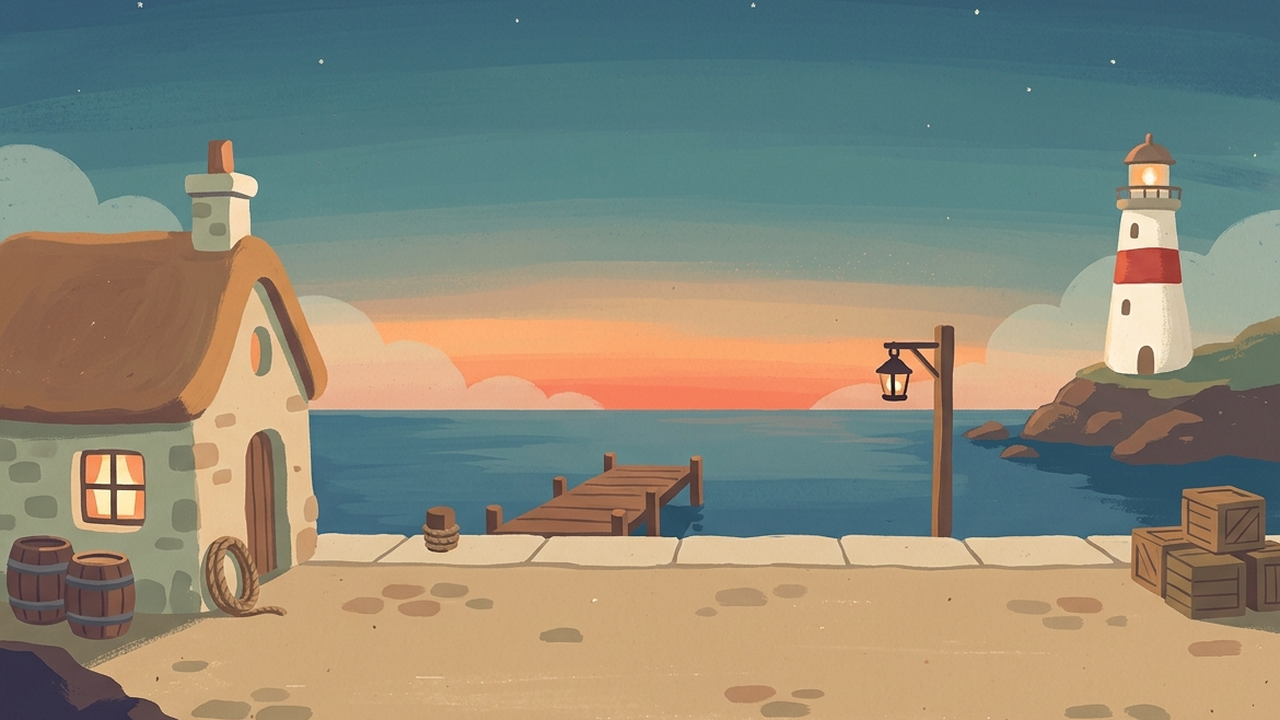
#> input picture styles/bilderbuch-gouache/assets/bg.png, 1280 x 720 px
$ python measure.py
#> lines starting #> are read from the running program, lines starting #| are printed output that depends on the picture
#> in load, im is the input picture: PIL image 1280x720 RGB; mean R, G, B 137.5, 136, 120.2
### styles/ortsserie/bilderbuch-gouache/scripts/gmetrics.py
"""Messwerte für die Ortsserie bilderbuch-gouache (NumPy + Pillow, ohne SciPy). Alle Maße auf 1280x720-Bildern.

Farbraum Oklab (L 0..1); ΔE hier = euklidischer Oklab-Abstand × 100 (≈ gleiche Größenordnung wie ΔE76/2..1).

  layout_sim(a, b)      Layout-Kopie: Pearson-Korrelation der Graustufen (64x36) und der weichgezeichneten
                        Kantenbilder (Sobel-Betrag auf 320x180, dann 80x45)
  palette_de(a, b)      Palettenabstand: k-means (k = 12) in Oklab je Bild, jede Farbe zur nächsten Farbe des
                        anderen Bildes, nach Flächenanteil gewichtet, symmetrisch gemittelt; Mittel und Streuung
                        über 8 Seeds
  detail(img)           Gradientenenergie (mittlerer |∇L| ×100), Kantendichte (Anteil |∇L| > 0,03), Texturmaß
                        wie hintergrund-serie (mittlere Abweichung der 8-bit-Helligkeit vom 3-px-Weichzeichner)
  calm(img, rect)       Ruhe einer Fläche: Streuung von L, Gradientenenergie, Kantendichte, mittleres L
"""
import numpy as np
from PIL import Image, ImageFilter


def oklab(rgb_u8):
    c = np.asarray(rgb_u8, np.float64) / 255.0
    c = np.where(c <= 0.04045, c / 12.92, ((c + 0.055) / 1.055) ** 2.4)
    M1 = np.array([[0.4122214708, 0.5363325363, 0.0514459929],
                   [0.2119034982, 0.6806995451, 0.1073969566],
                   [0.0883024619, 0.2817188376, 0.6299787005]])
    M2 = np.array([[0.2104542553, 0.7936177850, -0.0040720468],
                   [1.9779984951, -2.4285922050, 0.4505937099],
                   [0.0259040371, 0.7827717662, -0.8086757660]])
    lms = np.cbrt(c @ M1.T)
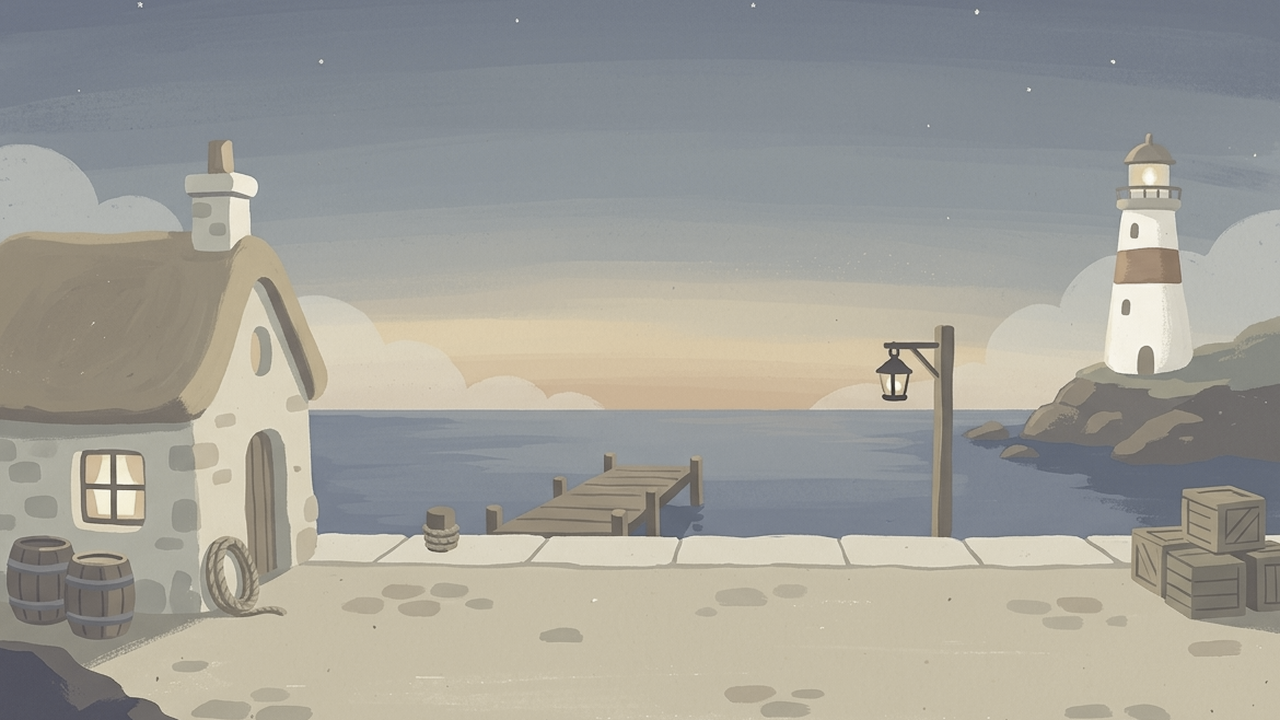
#> lms: shape (720, 1280, 3) float64; mean R, G, B 0.63, 0.625, 0.599
    return lms @ M2.T


def load(path, size=(1280, 720)):
    im = Image.open(path).convert("RGB")
    if im.size != size:
        im = im.resize(size, Image.LANCZOS)
    return np.asarray(im)


def _z(x):
    x = x.astype(np.float64).ravel()
    return (x - x.mean()) / (x.std() + 1e-9)


def _sobel(L):
    gx = np.zeros_like(L)
    gy = np.zeros_like(L)
    gx[:, 1:-1] = L[:, 2:] - L[:, :-2]
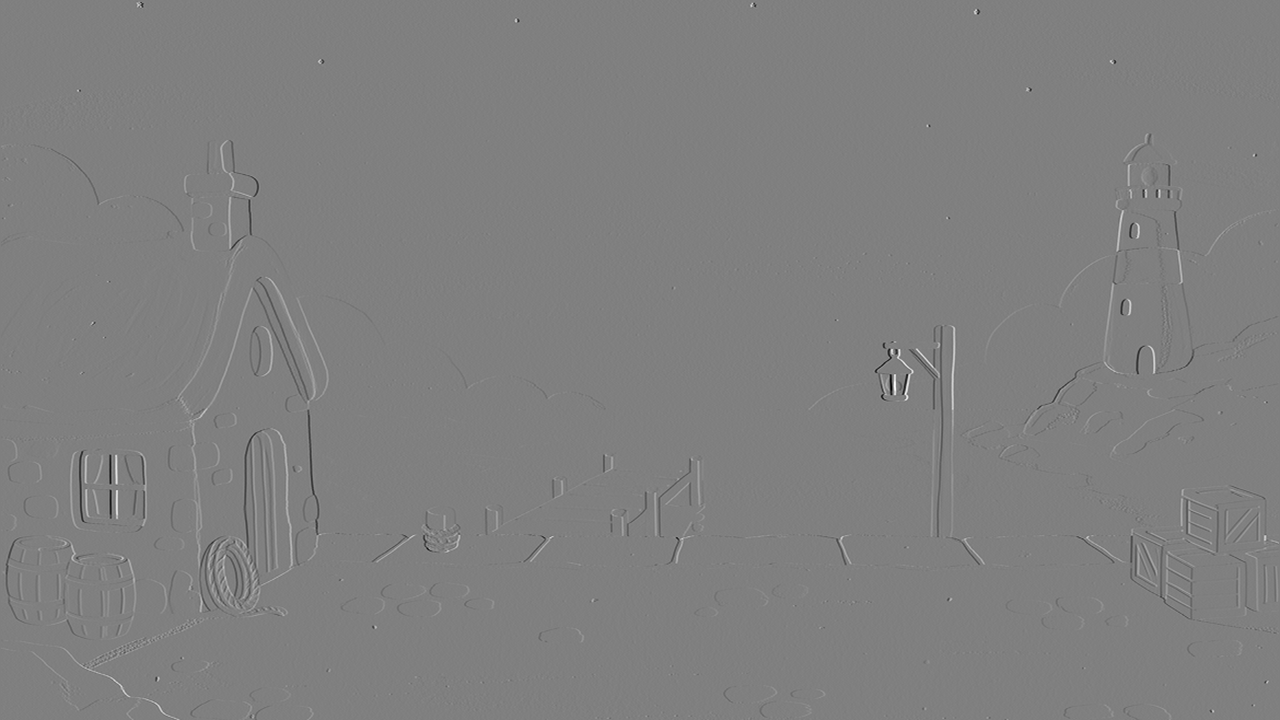
#> gx: shape (720, 1280) float64; min -0.729, max 0.724, mean 1.97e-05; drawn with min black and max white
    gy[1:-1] = L[2:] - L[:-2]
    return np.hypot(gx, gy) / 2.0
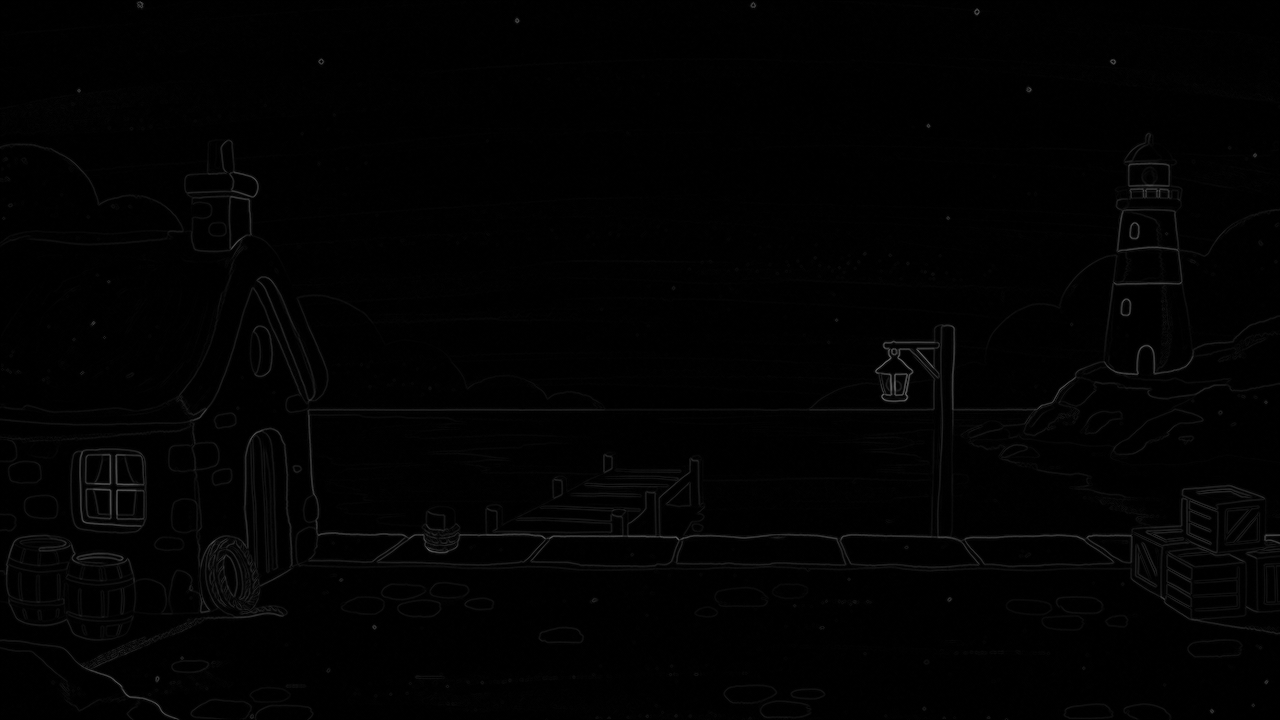
#> returned value: shape (720, 1280) float64; min 0, max 0.41, mean 0.00952


def lum(img):
    return oklab(img)[..., 0]


def layout_sim(a, b):
    def gray(img, size):
        return np.asarray(Image.fromarray(img).convert("L").resize(size, Image.BOX), np.float64)

    def edges(img):
        L = lum(np.asarray(Image.fromarray(img).resize((320, 180), Image.BOX)))
        e = _sobel(L)
        return np.asarray(Image.fromarray((e * 1000).astype(np.float32), "F").resize((80, 45), Image.BOX))

    g = float(np.mean(_z(gray(a, (64, 36))) * _z(gray(b, (64, 36)))))
    e = float(np.mean(_z(edges(a)) * _z(edges(b))))
    return {"gray_r": round(g, 3), "edge_r": round(e, 3)}


# [42 lines left out: functions kmeans, palette, palette_de, mean_lab, not called in this run]


def detail(img):
    L = lum(img)
    g = _sobel(L)
    l8 = Image.fromarray(img).convert("L")
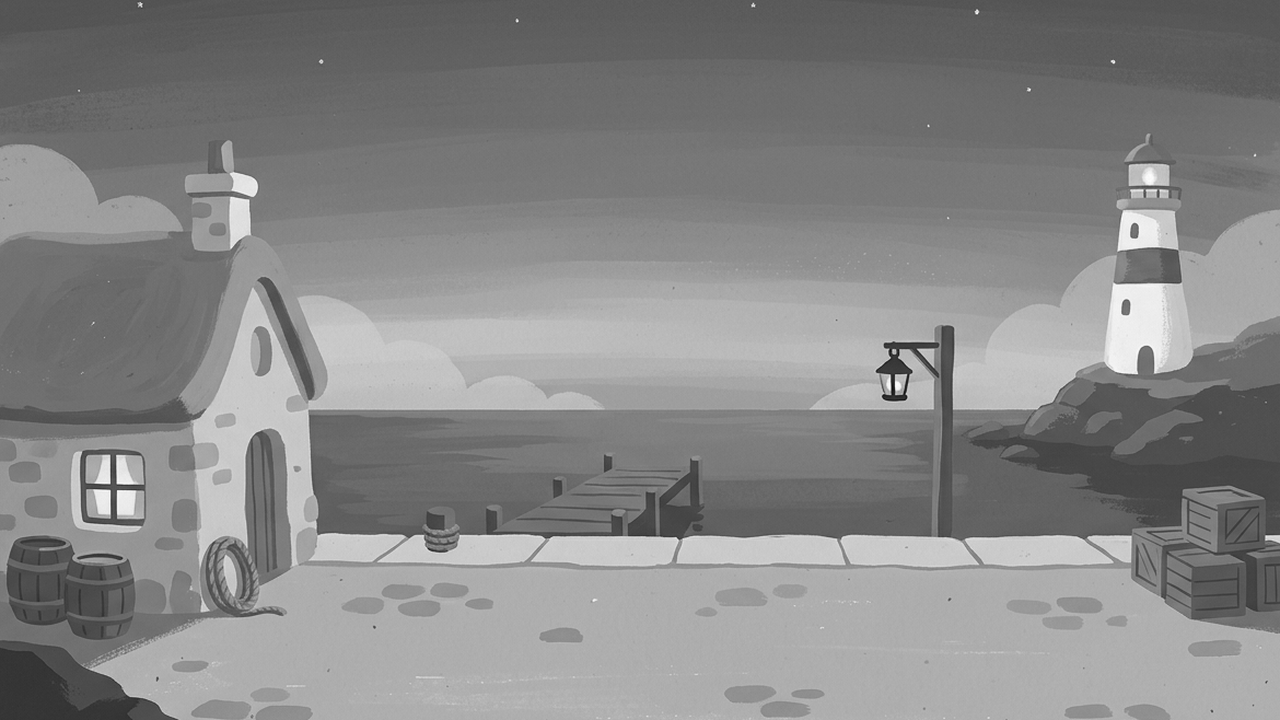
#> l8: PIL image 1280x720 L; min 11, max 253, mean 134.7
    a8 = np.asarray(l8, np.float64)
    b8 = np.asarray(l8.filter(ImageFilter.GaussianBlur(3)), np.float64)
    return {"grad_energy": round(float(g.mean()) * 100, 3),
            "edge_density": round(float((g > 0.03).mean()), 4),
            "texture_energy": round(float(np.abs(a8 - b8).mean()), 2)}


# [23 lines left out: functions calm, rel_lum, contrast, not called in this run]

### styles/ortsserie/bilderbuch-gouache/scripts/measure.py
#!/usr/bin/env python3
"""Messwerte der Ortsserie bilderbuch-gouache → measure.json (im Stilordner der Ortsserie).

    .venv/bin/python -B styles/ortsserie/bilderbuch-gouache/scripts/measure.py

Alle Bildmaße auf 1280x720 (gmetrics.py). Anker = Hafen des Eintrags bilderbuch-gouache, wie er im Spiel steht
(styles/bilderbuch-gouache/assets/bg.png: bemalte Fläche ohne Papierrand).
  orte[*]            Maße am Spielbild assets/bg_<ort>.png; layout_sim_model_output zusätzlich am mittigen Schnitt
                     (die Klippe ist im Spielbild auf den Hafen-Horizont geschnitten, das erhöht die Grau-Korrelation
                     absichtlich; für die Frage „kopiert agy das Layout?“ zählt der mittige Schnitt)
  experiment         A und B beide im mittigen Schnitt der Modellausgabe (paperframe.crop_box, dy = 0)

Vergleichsgrößen für die Layout-Kopie
  same_motif   Anker gegen die Hafenbilder aller anderen Einträge (gleiches Motiv, andere Hand): so ähnlich
               werden zwei Bilder, wenn sie dasselbe zeigen
  independent  Anker gegen Leuchtturm, Stube und Klippe der Codex-Serie (hintergrund-serie): andere Orte
Codex-Serie zum Vergleich: dieselben Maße für hintergrund-serie (Anker dort: bg_hafen.png, Farben vor der LUT).
"""
import json, pathlib, sys

import numpy as np
from PIL import Image

sys.dont_write_bytecode = True
HERE = pathlib.Path(__file__).resolve().parent
SD = HERE.parent
ROOT = HERE.parents[3]
sys.path.insert(0, str(HERE))
import gmetrics as G  # noqa: E402
import paperframe as PF  # noqa: E402

A = SD / "assets"
RAW = A / "raw"
ANCHOR = ROOT / "styles/bilderbuch-gouache/assets/bg.png"
ANCHOR_RAW_JSON = ROOT / "styles/bilderbuch-gouache/assets/raw/bg.json"
HS = ROOT / "styles/hintergrund-serie/assets"
ANCHOR_TEXT_RECT = [300, 14, 980, 132]   # Titel + zwei Satzzeilen im Hafen (main.gd: Titel y 20, Satz ab y 48)

# Aufrufe je Ziel, die das Bildmodell erreicht haben (genimg.py-Ausgaben; .fail.json belegt den Fehlschlag)
TRIES = {"leuchtturm_a": 2, "leuchtturm_b": 1, "stube": 1, "klippe": 1, "klippe_b": 1}
FIRST_OK = {"leuchtturm_a": False, "leuchtturm_b": True, "stube": True, "klippe": True, "klippe_b": True}
FIRST_NOTE = {"leuchtturm_a": "1. Aufruf: agy meldete „image failed to generate: no image generated in response“ "
                              "(kein Bild, zählt als Erzeugung); 2. Aufruf brauchbar"}
CHOSEN = {"leuchtturm": "leuchtturm_a", "stube": "stube", "klippe": "klippe"}
# Handarbeit in Minuten (eigene Schätzung): Raster-Ausschnitte erzeugen und ansehen, Werte ablesen und eintragen,
# einmal im Godot-Bild prüfen. Einmalige Entwicklung (Effekte, Grasmaske, Textplatzierung) ist nicht enthalten.
MINUTES = {"leuchtturm": 10, "stube": 12, "klippe": 12}


def side(name):
    p = RAW / f"{name}.json"
    return json.loads(p.read_text()) if p.exists() else None


def centered(name):
    """Modellausgabe ohne Papierrand im mittigen 16:9-Schnitt (gleiche Regel für alle Varianten des Experiments)."""
    raw = np.asarray(Image.open(RAW / f"{name}.png").convert("RGB"))
    x0, y0, x1, y1, _ = PF.crop_box(raw, 0)
    return np.asarray(Image.fromarray(raw).crop((x0, y0, x1, y1)).resize((1280, 720), Image.LANCZOS))


def image_metrics(img, anchor, d_anchor):
    d = G.detail(img)
    return {"layout_sim_to_anchor": G.layout_sim(anchor, img),
            "palette_dE_to_anchor": G.palette_de(anchor, img)[0],
            "palette_dE_sd": G.palette_de(anchor, img)[1],
            "mean_oklab_L_a_b_C": G.mean_lab(img),
            "detail": d,
            "detail_rel_anchor": {k: round(d[k] / d_anchor[k], 2) for k in d}}


def gen_info(name):
    s = side(name)
    if not s:
        return None
    return {"seconds": s.get("seconds"), "size_requested": s.get("size"), "size_delivered": s.get("actual_size"),
            "backend": s.get("backend"), "verbatim": s.get("verbatim"), "refs": s.get("refs", []),
            "tries": TRIES.get(name), "first_try_ok": FIRST_OK.get(name), "note": FIRST_NOTE.get(name, "")}


def prompt_check(name):
    """Prompt in der Begleitdatei = Prompt in assets/prompts/<name>.txt (keine stille Änderung nach dem Erzeugen)."""
    s = side(name)
    p = A / "prompts" / f"{name}.txt"
    return bool(s and p.exists() and s["prompt"].strip() == p.read_text().strip())


def main():
    anchor = G.load(ANCHOR)
    dA = G.detail(anchor)
#> dA = {'grad_energy': 0.952, 'edge_density': 0.0608, 'texture_energy': 3.5}
    # Vergleichsgrößen
    same = []
    for p in sorted(ROOT.glob("styles/*/assets/bg.png")):
        if "bilderbuch-gouache" in str(p):
            continue
        s = G.layout_sim(anchor, G.load(p))
        same.append([p.parts[-3], s["gray_r"], s["edge_r"]])
    sm = np.array([[x[1], x[2]] for x in same])
#> sm = [[1, 1], [1, 1]]
    indep = {o: G.layout_sim(anchor, G.load(HS / f"bg_{o}.png")) for o in ("leuchtturm", "stube", "klippe")}
    baseline = {
        "same_motif": {"n": len(same), "gray_r_mean": round(float(sm[:, 0].mean()), 3),
                       "gray_r_sd": round(float(sm[:, 0].std()), 3), "edge_r_mean": round(float(sm[:, 1].mean()), 3),
                       "edge_r_sd": round(float(sm[:, 1].std()), 3), "edge_r_max": round(float(sm[:, 1].max()), 3),
                       "gray_r_max": round(float(sm[:, 0].max()), 3)},
        "independent_codex_places": indep,
        "anchor_detail": dA,
        "palette_dE_noise_floor": {"anchor_vs_itself": G.palette_de(anchor, anchor)[0],
                                   "note": "derselbe Anker gegen sich selbst mit verschiedenen Seeds; Werte in "
                                           "dieser Größe bedeuten keinen Unterschied"},
        "anchor_text_area": {"rect": ANCHOR_TEXT_RECT, "calm": G.calm(anchor, ANCHOR_TEXT_RECT),
                             "contrast_cream": G.contrast((248, 236, 214), anchor, ANCHOR_TEXT_RECT)},
        "anchor_generation": {"seconds": json.loads(ANCHOR_RAW_JSON.read_text()).get("seconds"),
                              "size_delivered": json.loads(ANCHOR_RAW_JSON.read_text()).get("actual_size")},
    }
    build = json.loads((A / "build.json").read_text())
    # Orte
    orte = {}
    for ort, name in CHOSEN.items():
        img = G.load(A / f"bg_{ort}.png")              # Spielbild (Außenorte auf den Hafen-Horizont geschnitten)
        b = build[ort]
        hw = dict(b["handwork"])
        hw["minutes_estimate"] = MINUTES[ort]
        orte[ort] = {
            "raw": f"assets/raw/{name}.png", "variant": "A (Hafenbild des Stils als Stilreferenz)",
            "generation": gen_info(name), "prompt_matches_file": prompt_check(name),
            **image_metrics(img, anchor, dA),
            "layout_sim_model_output": G.layout_sim(anchor, centered(name)),
            "text_area": {"rect": b["text"]["rect"], "lines": b["text"]["lines"], "scheme": b["text"]["scheme"],
                          "calm": b["text"]["calm"], "contrast_text": b["text"]["contrast"],
                          "band_needed": bool(b["text"]["band"])},
            "crop": b["crop"], "horizon_row": b["horizon_row"], "auto_found": b["auto"], "handwork": hw,
        }
    # Experiment
    exp = {"question": "Kopiert agy das Layout des Hafenbilds, wenn es als Stilreferenz mitgeht, und hält die "
                       "Referenz den Strich besser als der Stilblock allein?",
           "A": "Ankerabsatz (nur Malweise übernehmen) + Hafenbild des Stils als einzige Referenz",
           "B": "derselbe Prompt ohne Ankerabsatz und ohne Referenz",
           "pairs": {}}
    for ort, (a, bname) in {"leuchtturm": ("leuchtturm_a", "leuchtturm_b"), "klippe": ("klippe", "klippe_b")}.items():
        if not (RAW / f"{bname}.png").exists():
            continue
        exp["pairs"][ort] = {v: {"raw": f"assets/raw/{n}.png", "generation": gen_info(n),
                                 "prompt_matches_file": prompt_check(n), **image_metrics(centered(n), anchor, dA)}
                             for v, n in (("A", a), ("B", bname))}
    exp["decision"] = "A"
    exp["reason"] = ("A kopiert das Hafen-Layout nicht (Kanten-r 0,15 und 0,13, unter dem Wert für gleiches Motiv "
                     "0,19 ± 0,05 und unter B mit 0,22 und 0,20) und hält den Detailgrad des Ankers (Gradient ×1,38 "
                     "und ×1,03 gegen B ×2,50 und ×1,38); B malt dünne dunkle Konturen und Motiv-Klischees (Häuser "
                     "und Wolken im Lampenraum, Häuschen auf der Klippe). Palettenabstand gemischt: Leuchtturm B "
                     "näher (3,23 gegen 3,82), Klippe A näher (2,49 gegen 3,20); Streuung des Maßes ±0,3–0,4.")
    # Codex-Serie mit denselben Maßen
    hs_anchor = G.load(HS / "bg_hafen.png")
    dH = G.detail(hs_anchor)
    codex = {o: {"layout_sim_to_anchor": G.layout_sim(hs_anchor, G.load(HS / f"bg_{o}.png")),
                 "palette_dE_to_anchor": G.palette_de(hs_anchor, G.load(HS / f"bg_{o}.png"))[0],
                 "detail_rel_anchor": {k: round(v / dH[k], 2) for k, v in G.detail(G.load(HS / f"bg_{o}.png")).items()}}
             for o in ("leuchtturm", "stube", "klippe")}
    out = {
        "style": "bilderbuch-gouache",
        "backend": "agy (fest gewählt, genimg.py --backend agy)",
        "generations": {"total": sum(TRIES.values()), "budget": 10, "by_target": TRIES},
        "methods": {
            "layout_sim": "Pearson-r der Graustufen (64x36) und der weichgezeichneten Sobel-Kantenbilder (80x45), "
                          "beide Bilder 1280x720 ohne Papierrand",
            "palette_dE": "k-means (k=12) in Oklab je Bild, jede Farbe zur nächsten des anderen Bildes, nach "
                          "Flächenanteil gewichtet, symmetrisch gemittelt; ΔE = Oklab-Abstand × 100; Mittel über 8 "
                          "Seeds (palette_dE_sd = Streuung), Rauschboden in baseline.palette_dE_noise_floor",
            "detail": "grad_energy = mittlerer |∇L| (Oklab) × 100; edge_density = Anteil |∇L| > 0,03; "
                      "texture_energy = mittlere Abweichung der 8-bit-Helligkeit vom 3-px-Weichzeichner "
                      "(wie hintergrund-serie/drift.json)",
            "text_area": "Rechteck des Textblocks (Titel + Satz); L_std und grad_energy wie oben; "
                         "Kontrast = WCAG-Kontrast der Satzfarbe gegen jedes Hintergrundpixel (Median, 5-%-Quantil)",
        },
        "baseline": baseline,
        "orte": orte,
        "experiment": exp,
        "codex_series_same_metrics": {"anchor": "styles/hintergrund-serie/assets/bg_hafen.png (vor der LUT)",
                                      "orte": codex},
    }
    (SD / "measure.json").write_text(json.dumps(out, ensure_ascii=False, indent=1) + "\n")
    for o, v in orte.items():
        print(o, v["layout_sim_to_anchor"], v["palette_dE_to_anchor"], v["detail_rel_anchor"],
              v["text_area"]["calm"]["L_std"], v["generation"]["seconds"])
    for o, p in exp["pairs"].items():
        for k, v in p.items():
            print("exp", o, k, v["layout_sim_to_anchor"], v["palette_dE_to_anchor"], v["detail_rel_anchor"])
    for o, v in codex.items():
        print("codex", o, v)
    print("baseline", baseline["same_motif"], indep)


if __name__ == "__main__":
#> (the run stopped early here; a loop or call above may not have finished)
